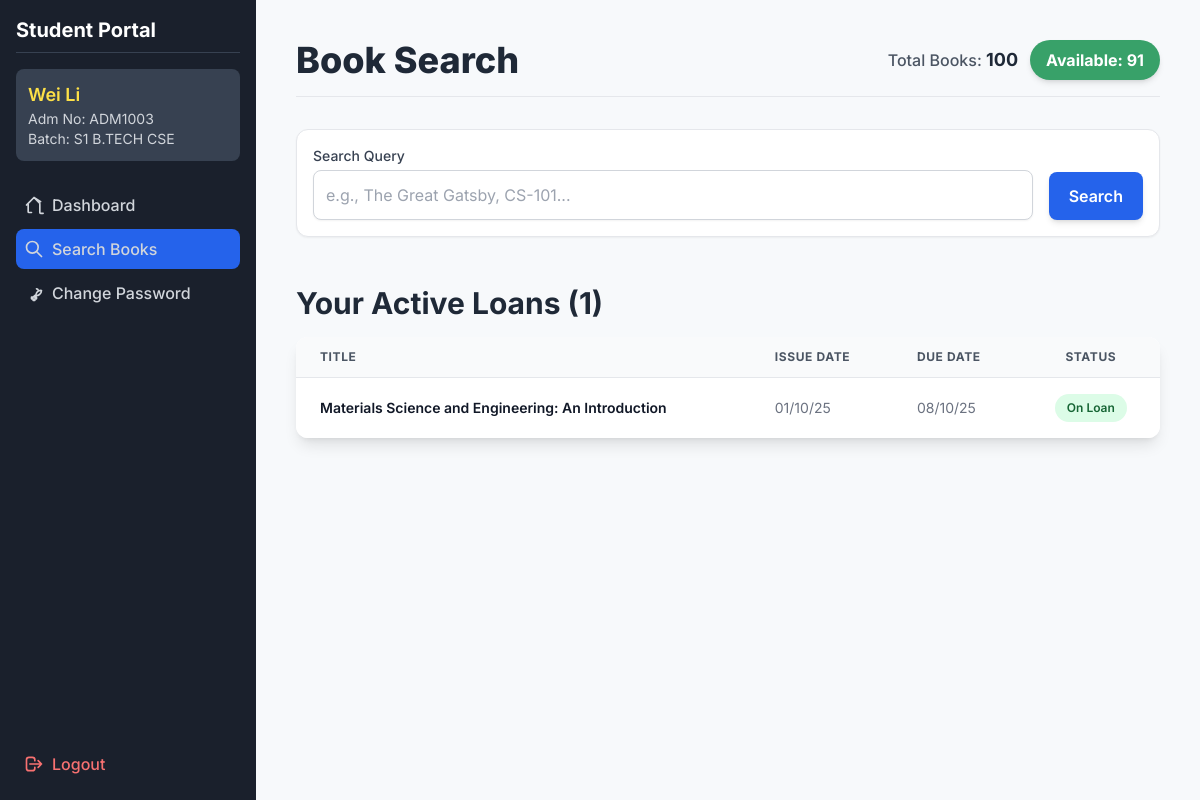
The page /student_search_books (signed in) on the database as committed earlier.
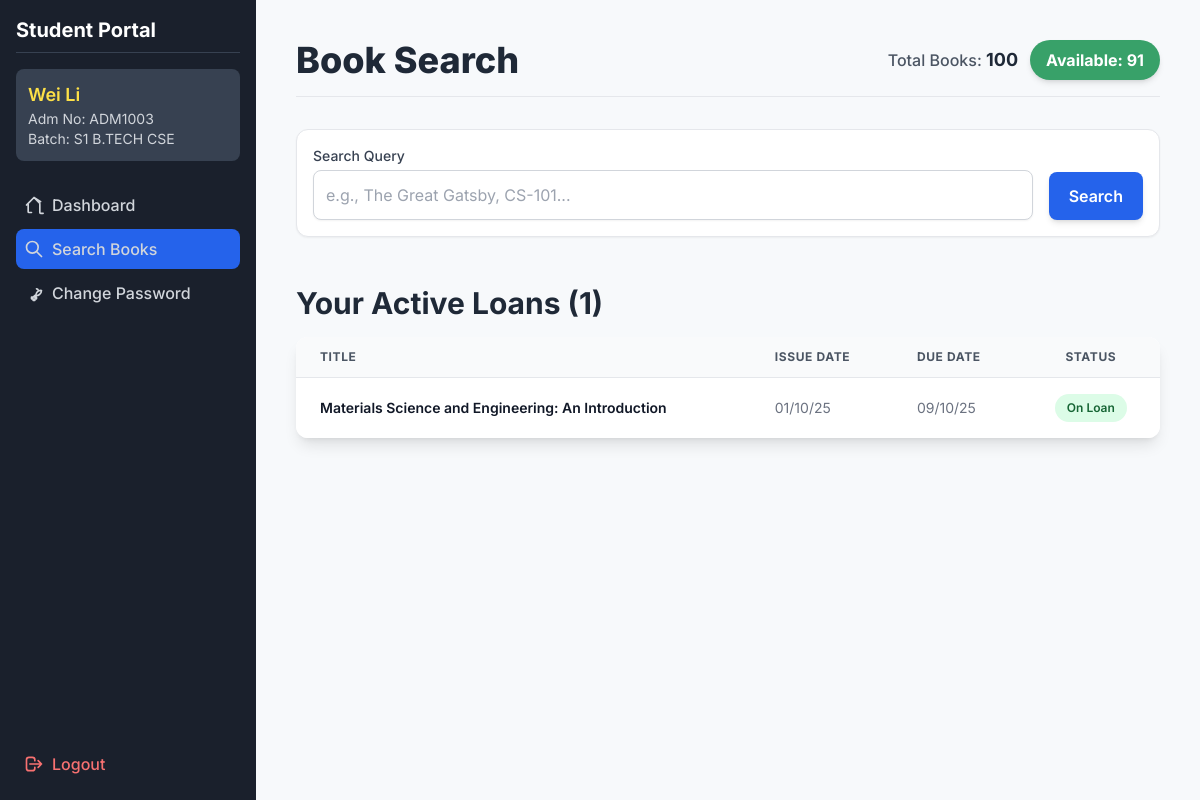
The same page on the database as committed later.
### tables this page shows
CREATE TABLE transactions (
                            id INTEGER PRIMARY KEY AUTOINCREMENT,
                            book_id INTEGER, 
                            student_id INTEGER, 
                            issue_date TEXT NOT NULL,
                            due_date TEXT NOT NULL,  
                            return_date TEXT,
                            FOREIGN KEY(book_id) REFERENCES books(id) ON DELETE SET NULL,
                            FOREIGN KEY(student_id) REFERENCES students(id) ON DELETE SET NULL
                        );

### app.py (the view, shortened to what this page needs)
@app.route("/student_search_books", methods=["GET", "POST"])
@student_login_required
def student_search_books():
    student_adm_no = session.get('student_adm_no')
    results = []
    query = ""
    active_loans = [] # Initialize active_loans list
    with get_connection() as conn:
        student_info = conn.execute("SELECT name, batch FROM students WHERE admission_no=?", (student_adm_no,)).fetchone()
        availability = conn.execute("""
            SELECT SUM(CASE WHEN available = 1 THEN 1 ELSE 0 END) AS available_count,
                   COUNT(id) AS total_count
            FROM books
        """).fetchone()
        active_loans = conn.execute("""
            SELECT t.id, t.issue_date, t.due_date,
                   COALESCE(b.name, '[DELETED BOOK]') AS book_name,
                   COALESCE(b.custom_id, '-') AS custom_id,
                   t.due_date < date('now') AS is_overdue
            FROM transactions t
            JOIN students s ON t.student_id = s.id
            LEFT JOIN books b ON t.book_id = b.id
            WHERE s.admission_no = ? AND t.return_date IS NULL
            ORDER BY t.due_date ASC
        """, (student_adm_no,)).fetchall()
    return render_template("student_search_results.html",
                           results=results,
                           search_query=query,
                           student_info=student_info,
                           availability=availability,
                           active_loans=active_loans) # <-- ADDED

### app.py (called while the page is built)
@app.template_filter('dateformat')
def dateformat(value, format='%d/%m/%y'):
    if value is None:
        return "-"
    try:
        date_obj = datetime.datetime.strptime(value, '%Y-%m-%d')
        return date_obj.strftime(format)
    except (ValueError, TypeError):
        return value

def get_connection():
    return SQLiteContext(DB_NAME)

@app.context_processor
def inject_pending_count():
    with get_connection() as conn:
        try:
            count = conn.execute("SELECT COUNT(id) FROM students_auth WHERE is_approved = 0").fetchone()[0]
            return dict(pending_count=count)
        except:
            return dict(pending_count=0)

def student_login_required(f):
    @wraps(f)
    def decorated_function(*args, **kwargs):
        if not session.get('student_logged_in'):
            flash('Please log in to access the student portal.', 'danger')
            return redirect(url_for('student_login'))
        return f(*args, **kwargs)
    return decorated_function

    def __enter__(self):
        self.conn = sqlite3.connect(self.db_name)
        self.conn.row_factory = sqlite3.Row
        self.conn.execute('PRAGMA foreign_keys = ON;')
        return self.conn

### templates/student_search_results.html (shortened to what the changed rows need)
<!DOCTYPE html>
<html lang="en">
<head>
    <script src="https://cdn.tailwindcss.com"></script>
</head>
<body class="min-h-screen">
    <div class="md:flex">
        <div class="sidebar w-full md:w-64 p-4 flex-shrink-0 md:flex md:flex-col md:h-screen md:sticky md:top-0">
            <div class="flex-grow">
                <h2 class="text-xl font-bold text-white mb-4 border-b border-gray-700 pb-2">Student Portal</h2>
            </div>
        </div>
        <main class="flex-grow p-10">
            <header class="mb-6 md:mb-8 flex flex-col md:flex-row justify-between items-start md:items-center pb-4 border-b border-gray-200">
                <h1 class="text-3xl sm:text-4xl font-extrabold text-gray-800 mb-2 md:mb-0">Book Search</h1>
            </header>
            <div class="mt-12">
                <h2 class="text-3xl font-bold text-gray-800 mb-4">Your Active Loans ({{ active_loans|length }})</h2>
                {% if active_loans %}
                    <div class="overflow-x-auto bg-white rounded-xl shadow-lg">
                        <table class="min-w-full divide-y divide-gray-200">
                            <thead class="bg-gray-50">
                                <tr>
                                    <th class="px-6 py-3 text-left text-xs font-bold text-gray-600 uppercase tracking-wider">Title</th>
                                    <th class="px-6 py-3 text-left text-xs font-bold text-gray-600 uppercase tracking-wider">Issue Date</th>
                                    <th class="px-6 py-3 text-left text-xs font-bold text-gray-600 uppercase tracking-wider">Due Date</th>
                                    <th class="px-6 py-3 text-center text-xs font-bold text-gray-600 uppercase tracking-wider">Status</th>
                                </tr>
                            </thead>
                            <tbody class="bg-white divide-y divide-gray-200">
                                {% for loan in active_loans %}
                                <tr class="hover:bg-gray-50 transition">
                                    <td class="px-6 py-4 text-sm font-semibold text-gray-900">{{ loan.book_name }}</td>
                                    <td class="px-6 py-4 whitespace-nowrap text-sm text-gray-500">{{ loan.issue_date | dateformat }}</td>
                                    <td class="px-6 py-4 whitespace-nowrap text-sm {{ 'text-red-600 font-bold' if loan.is_overdue else 'text-gray-500' }}">{{ loan.due_date | dateformat }}</td>
                                    <td class="px-6 py-4 whitespace-nowrap text-center text-sm">
                                        {% if loan.is_overdue %}
                                            <span class="px-3 py-1 inline-flex text-xs leading-5 font-semibold rounded-full bg-red-100 text-red-800">OVERDUE</span>
                                        {% else %}
                                            <span class="px-3 py-1 inline-flex text-xs leading-5 font-semibold rounded-full bg-green-100 text-green-800">On Loan</span>
                                        {% endif %}
                                    </td>
                                </tr>
                                {% endfor %}
                            </tbody>
                        </table>
                    </div>
                {% else %}
                    <div class="p-6 bg-green-50 border border-green-200 text-green-800 rounded-xl text-center shadow-inner">
                        <p class="font-semibold">You have no active loans.</p>
                    </div>
                {% endif %}
            </div>
        </main>
    </div>
</body>
</html>

Rows that differ between the two databases and show on the page:
changed transactions: due_date "08/10/25" → "09/10/25"
